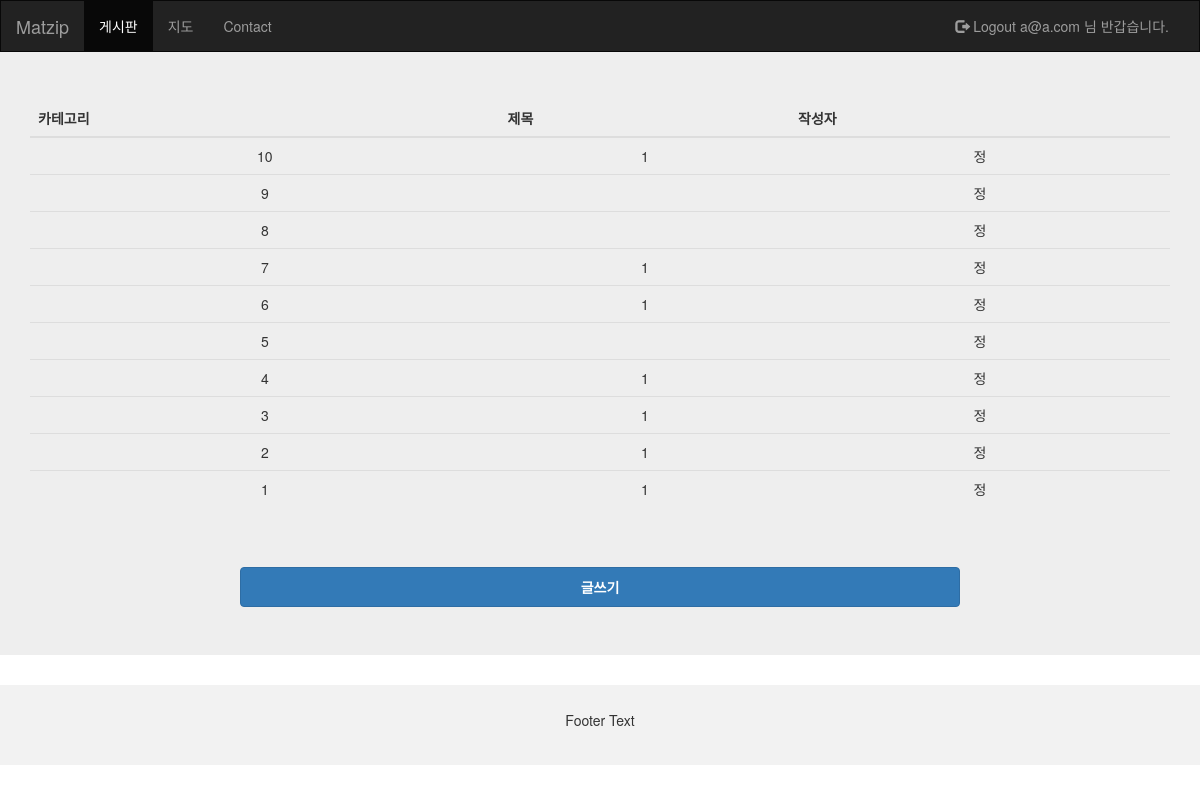
The app's page /article/list/ (signed in) with its own data.
### app/models.py (models this page shows)
class User(models.Model):
  email = models.CharField(max_length=20)
  name = models.CharField(max_length=20)
  pwd = models.CharField(max_length=20)

class Article(models.Model):
  title = models.CharField(max_length=100)
  content = models.CharField(max_length=1000)
  user = models.ForeignKey(User, on_delete=models.CASCADE)
  category = models.CharField(max_length=100, null=True) #게시판 카테고리 변수

### app/views.py (the view)
# urls.py: path('article/list/', views.list),
def list(request):
  article_list = Article.objects.order_by('-id')
  context = {
    'article_list' : article_list
  }
  return render(request, 'list.html', context)

### app/templates/list.html (shortened to what this page needs)
{% extends 'home.html' %}
{% block content %}
<div class="jumbotron">
  <div class="container text-center">
    <table class="table table-hover">
      <thead>
        <tr>
          <th>카테고리</th>
          <th>제목</th>
          <th>작성자</th>
        </tr>
      </thead>
      <tbody>
        {% for article in article_list %}
        <tr no={{ article.id }}>
          <td>{{ article.id }}</td>
          <td>{{ article.title }}</td>
          <td>{{ article.user.name }}</td>
        </tr>
        {% endfor %}
      </tbody>
    </table>
  </div>
  <br>
  <br>
  <div class="text-center">
    <button class="btn btn-primary center" onclick='location="/article/write/"'>
      글쓰기
    </button>
  </div>
</div>
{% endblock %}

### app/templates/home.html (shortened to what this page needs)
<!DOCTYPE html>
<html lang="en">
<head>
  <link rel="stylesheet" href="https://maxcdn.bootstrapcdn.com/bootstrap/3.4.1/css/bootstrap.min.css">
</head>
<body>
<nav class="navbar navbar-inverse">
  <div class="container-fluid">
    <div class="navbar-header">
      <a class="navbar-brand" href="/">Matzip</a>
    </div>
    <div class="collapse navbar-collapse" id="myNavbar">
      <ul class="nav navbar-nav">
        <li {% if request.path == '/article/list/' %}class="active"{% endif %}><a href="/article/list/">게시판</a></li>
        <li {% if request.path == '/map/' %}class="active"{% endif %}><a href="/map/">지도</a></li>
        <li {% if request.path == '/contact/' %}class="active"{% endif %}><a href="/contact/">Contact</a></li>
      </ul>
      <ul class="nav navbar-nav navbar-right">
        {% if request.session.email %}
        <li>
          <a href="/signout/">
            <span class="glyphicon glyphicon-log-out"></span> Logout
            {{ request.session.email }} 님 반갑습니다.
          </a>
        </li>
        {% else %}
        <li>
          <a href="/signin/">
            <span class="glyphicon glyphicon-log-in"></span> Login
          </a>
        </li>
        {% endif %}
      </ul>
    </div>
  </div>
</nav>
{% block content %}
{% endblock %}
<footer class="container-fluid text-center">
  <p>Footer Text</p>
</footer>
</body>
</html>

### app/templates/home.html (style rules this page uses)
.navbar { margin-bottom: 0; border-radius: 0; }
footer { background-color: #f2f2f2; padding: 25px; }

### app/templates/list.html (style rules this page uses)
.btn-primary { width: 60vw; height: 40px; font-weight: bold; }
.center { text-align: center; }

### records on screen
User: session.email "a@a.com"
Article: id "10", title "1", user.name "정"
Article: id "9", user.name "정"
Article: id "8", user.name "정"
Article: id "7", title "1", user.name "정"
Article: id "6", title "1", user.name "정"
Article: id "5", user.name "정"
Article: id "4", title "1", user.name "정"
Article: id "3", title "1", user.name "정"
Article: id "2", title "1", user.name "정"
Article: id "1", title "1", user.name "정"
